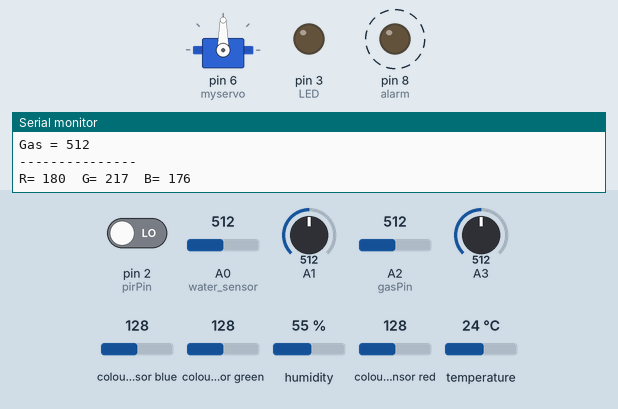
A sketch run on a simulated Arduino Mega 2560, built with avr-gcc and run on an emulated ATmega2560. On the bench: servo, output pins drawn as LEDs (lit = HIGH), the last lines printed to the serial monitor. Wiring (inferred from the names in the program): TCS3200 colour sensor: output pin 11; S2 pin 9; S3 pin 10; S0 pin 4; S1 pin 5. Dashed ring = blinking. The test bench sets the inputs (shaded band); at power-on: A1 = 512, A0 (water_sensor) = 512, pin 2 (pirPin) LOW, A2 (gasPin) = 512, A3 = 512, colour sensor blue 128, colour sensor green 128, humidity 55 %, colour sensor red 128, temperature 24 °C. Pins used as bus, display or sensor lines are not drawn.

Above: at 1.2 s.
1.3 s: A1 set to 68
4.4 s: A1 set to 55
At 4.78 s:
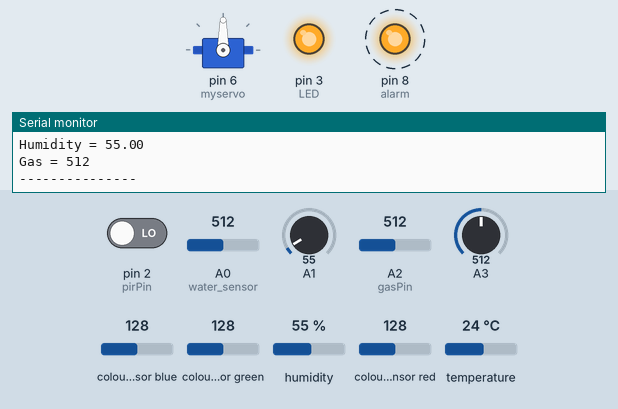
7.5 s: A0 (water_sensor) set to 30
At 8.0 s:
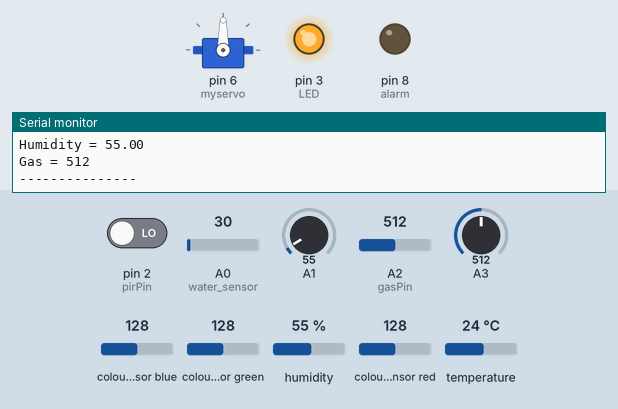
Timing chart, 0 to 10.5 s (numbered marks = the images above; inputs shaded):
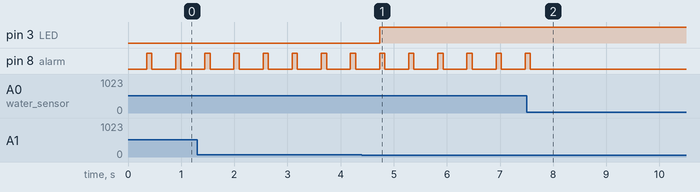

Measured:
- the behaviour switches between 61 and 60 on A1 (found by bisection; images 0 and 1)
- after the input at 4.4 s, pin 3 (LED): LOW → HIGH after 0.33 s
- after the input at 7.5 s, pin 8 (alarm): goes on until 7.6 s, then stays LOW
- by itself, pin 8 (alarm): alternates HIGH for 0.10 s and LOW for 0.45 s

The sketch:

monitoring-system.ino
```cpp
#include <dht.h>
#include <Keypad.h>
#include <Servo.h>


// Defining pin numbers
int frequency = 0;
#define S0 4
#define S1 5
#define S2 9
#define S3 10
#define sensorOut 11
#define water_sensor A0
#define alarm 8
#define pirPin 2
#define LED 3
#define DHT11_PIN 7
const int sensorMin = 0;     // sensor minimum
const int sensorMax = 1024;  // sensor maximum
const int gasPin = A2;
dht DHT;

// Defining password info
#define Password_Length 8
char Data[Password_Length];
char Master[Password_Length] = "123A456"; // Change the password here

// Information for the servo
int pos = 0;
Servo myservo;

// Information for the Keypad
const byte ROWS = 4;
const byte COLS = 4;
byte data_count = 0, master_count = 0;
bool Pass_is_good;
char customKey;
char hexaKeys[ROWS][COLS] = {
  {'1', '2', '3', 'A'}, // You can change these values to change what the keys output
  {'4', '5', '6', 'B'},
  {'7', '8', '9', 'C'},
  {'*', '0', '#', 'D'}
};
byte rowPins[ROWS] = {31, 33, 35, 37};
byte colPins[COLS] = {39, 41, 43, 45};
Keypad customKeypad = Keypad(makeKeymap(hexaKeys), rowPins, colPins, ROWS, COLS);

// Information for the IR motion detector
int calibrationTime = 30;
long unsigned int lowIn;
long unsigned int pause = 50;
boolean lockLow = true;
boolean takeLowTime;
int PIRValue = 0;


void setup() // The setup function, to run once
{
  pinMode(S0, OUTPUT);
  pinMode(S1, OUTPUT);
  pinMode(S2, OUTPUT);
  pinMode(S3, OUTPUT);
  pinMode(sensorOut, INPUT);
  myservo.attach(6); // Attaches the servo to pin 6
  Serial.begin(9600); // Begins the serial monitor at 9600 Baud
  pinMode(pirPin, INPUT); // Sets the PIR pin to an input
  pinMode(water_sensor, INPUT); // Sets the water sensor pin to an input
  pinMode(alarm, OUTPUT); // Sets the alarm pin to an output
  pinMode(LED, OUTPUT); // Sets the LED pin to an output
  digitalWrite(S0,HIGH);
  digitalWrite(S1,LOW);
}

void loop() // Function to run continuosly
{
  Serial_Display(); // Runs the humidity sensor function
  Enter_Password(); // Runs the keypad function
  Photoresistor(); // Runs the photoresistor function
  PIRSensor(); // Runs the IR motion detector function
  Water_Sensor();
}


void activate_alarm() // Function to activate the alarm
{
  digitalWrite(alarm,HIGH);
  delay(100);
  digitalWrite(alarm,LOW);
  delay(100);
}

void lock_door() // Function to lock the door with the servo
{
  myservo.write(125);
}

void unlock_door() // Function to unlock the door with the servo
{
  myservo.write(0);
}

void Serial_Display() // Humidity sensor function
{
  // Setting red filtered photodiodes to be read
  digitalWrite(S2,LOW);
  digitalWrite(S3,LOW);
  // Reading the output frequency
  frequency = pulseIn(sensorOut, LOW);
  //Remaping the value of the frequency to the RGB Model of 0 to 255
  frequency = map(frequency, 25,72,255,0);
  // Printing the value on the serial monitor
  Serial.print("R= ");//printing name
  Serial.print(frequency);//printing RED color frequency
  Serial.print("  ");
  delay(100);

  // Setting Green filtered photodiodes to be read
  digitalWrite(S2,HIGH);
  digitalWrite(S3,HIGH);
  // Reading the output frequency
  frequency = pulseIn(sensorOut, LOW);
  //Remaping the value of the frequency to the RGB Model of 0 to 255
  frequency = map(frequency, 30,90,255,0);
  // Printing the value on the serial monitor
  Serial.print("G= ");//printing name
  Serial.print(frequency);//printing RED color frequency
  Serial.print("  ");
  delay(100);

  // Setting Blue filtered photodiodes to be read
  digitalWrite(S2,LOW);
  digitalWrite(S3,HIGH);
  // Reading the output frequency
  frequency = pulseIn(sensorOut, LOW);
  //Remaping the value of the frequency to the RGB Model of 0 to 255
  frequency = map(frequency, 25,70,255,0);
  // Printing the value on the serial monitor
  Serial.print("B= ");//printing name
  Serial.print(frequency);//printing RED color frequency
  Serial.println("  ");
  int sensorReading = analogRead(A3);
  int range = map(sensorReading, sensorMin, sensorMax, 0, 3);
  int chk = DHT.read11(DHT11_PIN);
  switch (range) {
  case 2:    // A fire closer than 1.5 feet away.
    Serial.println("** Close Fire **");
    activate_alarm();
    break;
  case 1:    // A fire between 1-3 feet away.
    Serial.println("** Distant Fire **");
    break;
  case 0:    // No fire detected.
    Serial.println("No Fire");
    break;
  }
  Serial.print("Temperature = ");
  Serial.println(DHT.temperature);
  Serial.print("Humidity = ");
  Serial.println(DHT.humidity);
  Serial.print("Gas = ");
  Serial.println(analogRead(gasPin));
  if ((analogRead(gasPin)) >= 700)
  {
    activate_alarm();
  }
  Serial.print("---------------\n\n");
  delay(100);
}

void Enter_Password() // Keypad input function
{
  customKey = customKeypad.getKey();
  if(customKey) {
    if(customKey == '*') {
      clearData();
    }
    Data[data_count] = customKey;
    //Serial.print(Data[data_count]);
    data_count++;
  }

  if(data_count == Password_Length-1) {

    if(!strcmp(Data, Master)) { // Unlocks the door and prints to the serial monitor if the password is correct
      //Serial.print("\nCorrect\n");
      unlock_door();
      delay(9000);
    }else { // If Locks the door and prints to the serial monitor if the password is incorrect
     // Serial.print("\nIncorrect\n");
      lock_door();
      delay(1000);
    }

    clearData();
  }
}

void Photoresistor() // Photoresistor function
{
  int sensorValue = analogRead(A1); // Reads the value of the photoresistor
  if(sensorValue <= 60) { // If there is low light around the photoresistor, it turns the LED's on
    digitalWrite(LED, HIGH);
  }else {
    digitalWrite(LED, LOW);
  }
}

void PIRSensor() // Function for the IR motion detector
{
   if(digitalRead(pirPin) == HIGH) {
      if(lockLow) {
         PIRValue = 1;
         lockLow = false;
         activate_alarm(); // This changes what it does when it senses motion
         delay(10);
      }
      takeLowTime = true;
   }
   if(digitalRead(pirPin) == LOW) {
      if(takeLowTime) {
         lowIn = millis();
         takeLowTime = false;
      }
      if(!lockLow && millis() - lowIn > pause) {
         PIRValue = 0;
         lockLow = true;
         digitalWrite(alarm,LOW); // This changes what it does when it doesn't sense motion
         delay(10);
      }
   }
}

void Water_Sensor() // Water sensor function
{
  if(analogRead(water_sensor) >= 320) {
    activate_alarm(); // If the water is at or above a certain level the alarm goes off
  }else {
    digitalWrite(alarm, LOW);
  }
}

void clearData() // Clears the entered password
{
  while(data_count !=0) {
    Data[data_count--] = 0;
  }
  return;
}
```
